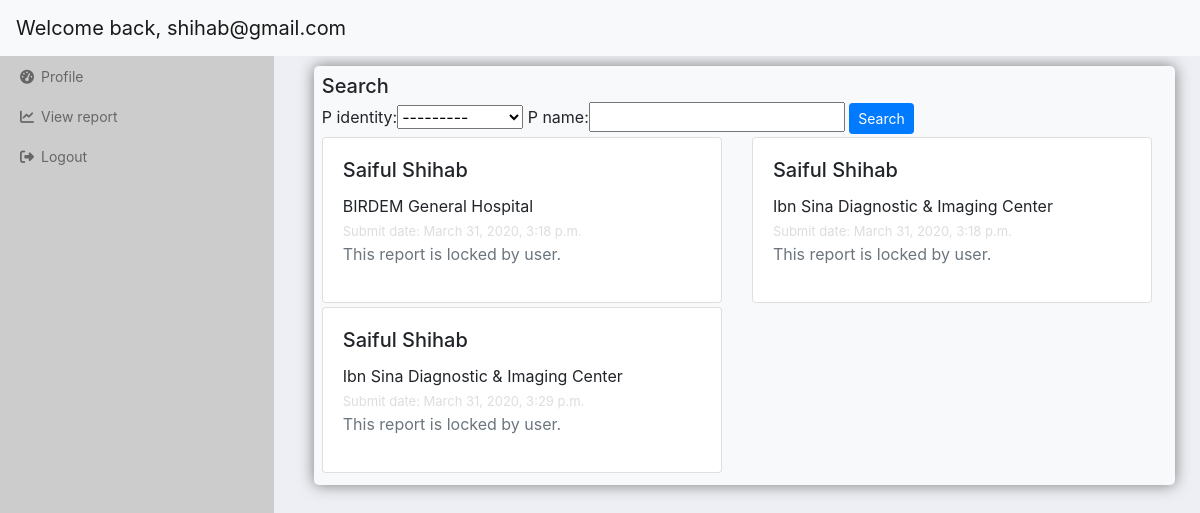
The page /view_report (signed in) on the database as committed earlier.
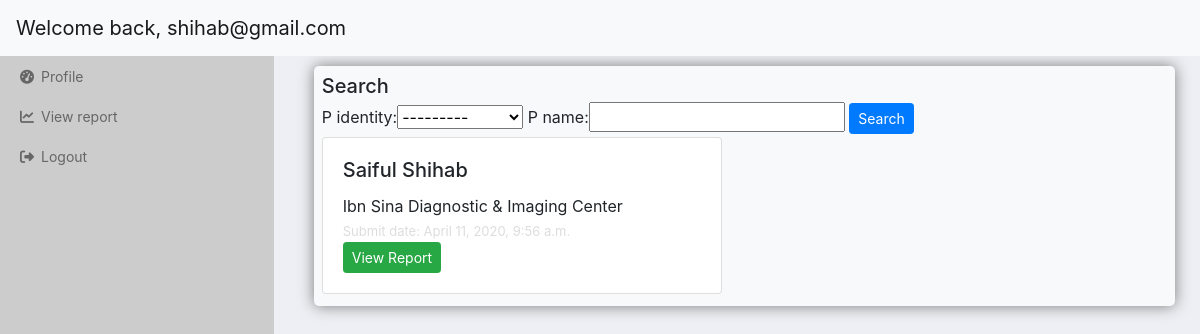
The same page on the database as committed later.
### doctor/models.py (models this page shows)
class doctor(models.Model):
    demail = models.CharField(max_length=254)
    password = models.CharField(max_length=10)
    doctor_name = models.CharField(max_length=100)

### patient/models.py (models this page shows, shortened)
class patient(models.Model):
    pemail = models.CharField(max_length=254, blank=False)
    password = models.CharField(max_length=50, blank=False)
    patient_name = models.CharField(max_length=50)
    dp = models.ImageField(default='default.jpg', upload_to='profile_pic')
    father_name = models.CharField(max_length=50)
    mother_name = models.CharField(max_length=50)
    phone = models.CharField(max_length=11)
    age = models.CharField(max_length=10)
    p_identity = models.CharField(max_length=11)
    has_pid = models.BooleanField(default=False)
    def __str__(self):
        return self.p_identity

### home/models.py (models this page shows, shortened)
class lab_report(models.Model):
    o_name = models.ForeignKey(organization, on_delete=models.CASCADE)
    o_email = models.CharField(max_length=254)
    o_tel = models.CharField(max_length=100)
    o_address = models.CharField(max_length=200)
    p_name = models.CharField(max_length=100)
    p_age = models.CharField(max_length=3)
    p_phone = models.CharField(max_length=11)
    test_1 = models.CharField(max_length=100)
    test1_desc = models.TextField(max_length=500)
    test_2 = models.CharField(max_length=100)
    test2_desc = models.TextField(max_length=500)
    test_3 = models.CharField(max_length=100)
    test3_desc = models.TextField(max_length=500)
    test_4 = models.CharField(max_length=100)
    test4_desc = models.TextField(max_length=500)
    test_5 = models.CharField(max_length=100)
    test5_desc = models.TextField(max_length=500)
    submit_date = models.DateTimeField(default=timezone.now())
    seen = models.BooleanField(default=False)
    preview = models.BooleanField(default=True)
    p_identity = models.ForeignKey(patient, on_delete=models.CASCADE)
    def get_report2(self):
        return f"view_report2/{self.id}/"

class organization(models.Model):
    name = models.CharField(max_length=200)
    email = models.CharField(max_length=254)
    tel = models.CharField(max_length=100)
    address = models.CharField(max_length=200)
    def __str__(self):
        return self.name

### doctor/views.py (the view)
# urls.py: path('view_report', views.view_report, name="view_report"),
def view_report(request):
    if request.session.has_key('demail'):
        user_email = request.session.get('demail')
        this_user = doctor.objects.filter(demail=user_email)
        srcFilter = reportFilter(request.GET, queryset=lab_report.objects.all())
        report = srcFilter.qs
        context = {'doctor': this_user, 'reports': report, 'srcFilter': srcFilter}
        return render(request, 'doctor/viewreport.html', context)
    else:
        return redirect('login')

### templates/doctor/viewreport.html
{% extends 'doctor/d_base.html' %}
{% block content %}
<div class="doctor_view_report p-2 bg-light">
    <div class="serch_bar">
        <h5 class="mb-1">Search</h5>
        <form action="" method="GET">
            {{ srcFilter.form }}
            <input type="submit" class="btn btn-sm btn-primary" value="Search">
        </form>
    </div>
    <div class="src_result">
        <div class="row">
            {% if srcFilter %}
            {% for r in reports %}
            <div class="col-sm-6 mb-1">
              <div class="card">
                <div class="card-body">
                  <h5 class="card-title">{{r.p_name}}</h5>
                  <p class="card-text mb-0">{{r.o_name}}</p>
                  <span class="mb-2" style="font-size: 13px; color:#ddd;">Submit date: {{r.submit_date}}</span><br>
                  {% if r.preview %}
                  <a href="{{ r.get_report2 }}" target="_blank" class="btn btn-success btn-sm ">View Report</a>
                  {% else %}
                  <p class="text-muted">This report is locked by user.</p>
                  {% endif %}
                </div>
              </div>
            </div>
            {% endfor %}
            {% endif %}
          </div>
    </div>
</div>
{% endblock %}

### templates/doctor/d_base.html (shortened to what this page needs)
{% load static %}
<!doctype html>
<html lang="en">
<head>
    <link rel="stylesheet" href="https://stackpath.bootstrapcdn.com/bootstrap/4.3.1/css/bootstrap.min.css">
    <link rel="stylesheet" href="{% static 'styles/app.css' %}">
</head>
<body id="_dashboard_body">
    <div id="_dashboard">
        <nav class="navbar navbar-light bg-light fixed-top">
            {% if doctor %}
            {% for a in doctor %}
            {% if a.doctor_name == "" %}
            <a class="navbar-brand" href="#">Welcome back, {{a.demail}}</a>
            {% else %}
            <a class="navbar-brand" href="#">Welcome back, {{a.doctor_name}}</a>
            {% endif %}
            {% endfor %}
            {% endif %}
        </nav>
        <div class="row" style="margin-top: 56px;">
            <div class="col-3">
                <div class="sidebar">
                    <div class="side_menu" class="list-group pt">
                        <a href="{% url 'd_dashboard' %}" class="list-group-item"><i class="fas fa-tachometer-alt"></i>Profile</a>
                        <a href="{% url 'view_report' %}" class="list-group-item"><i
                                class="fas fa-chart-line"></i>View report</a>
                        <a href="{% url 'd_logout'%}" class="list-group-item"><i class="fas fa-sign-out-alt"></i>Logout</a>
                    </div>
                </div>
            </div>
            <div class="col-9">
                <div class="" id="page_content">
                    {% block content %}
                    {% endblock %}
                </div>
            </div>
        </div>
    </div>
</body>
</html>

### static/styles/app.css (style rules this page uses)
body { margin: 0 !important; padding: 0 !important; }
.row { margin-right: 0 !important; }
#_dashboard_body { background: rgb(237, 239, 244); }
.sidebar { background: #ccc; height: 100vh; }
.side_menu .list-group-item { background-color: transparent !important; border: none !important; border-radius: 0 !important; font-size: 14px !important; color: #666; padding: 10px 20px; text-decoration: none; }
i { margin-right: 7px; }
#page_content { padding: 10px; }
.upload_report_, .preport, .doctor_view_report { border-radius: 5px; box-shadow: 0px 0px 15px #7d7b7b; }

Rows that differ between the two databases and show on the page:
removed lab_report: p_name "Saiful Shihab", o_name "BIRDEM General Hospital", submit_date "March 31, 2020, 3:18 p.m.", preview "This report is locked by user."
removed lab_report: p_name "Saiful Shihab", o_name "Ibn Sina Diagnostic & Imaging Center", submit_date "March 31, 2020, 3:18 p.m.", preview "This report is locked by user."
removed lab_report: p_name "Saiful Shihab", o_name "Ibn Sina Diagnostic & Imaging Center", submit_date "March 31, 2020, 3:29 p.m.", preview "This report is locked by user."
added lab_report: p_name "Saiful Shihab", o_name "Ibn Sina Diagnostic & Imaging Center", submit_date "April 11, 2020, 9:56 a.m."
